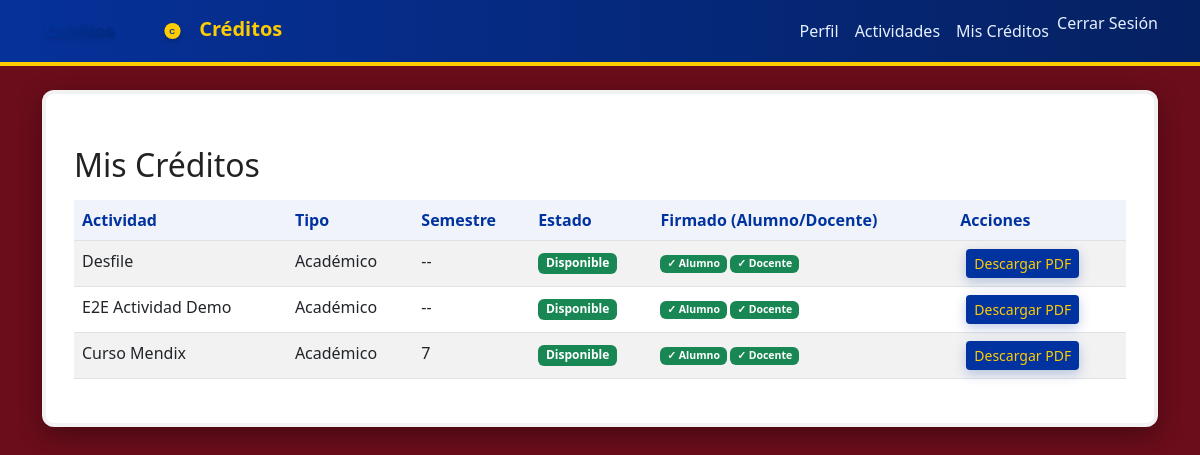
The app's page /creditos/mis_creditos/ (signed in) with its own data.
### creditos/models.py (models this page shows, shortened)
class Credito(models.Model):
    TIPOS = (
        ('academico', 'Académico'),
        ('cultural', 'Cultural'),
        ('deportivo', 'Deportivo'),
    )
    alumno = models.ForeignKey(Usuario, on_delete=models.SET_NULL, null=True, blank=True, related_name='creditos')
    nombre = models.CharField(max_length=100, default="")
    tipo = models.CharField(max_length=20, choices=TIPOS)
    semestre = models.CharField(max_length=10)
    numero_control = models.CharField(max_length=30, blank=True)
    fecha_liberacion = models.DateField(blank=True, null=True)
    liberado = models.BooleanField(default=False)
    firmado_alumno = models.BooleanField(default=False)
    firmado_admin = models.BooleanField(default=False)
    firmado_docente = models.BooleanField(default=False)
    firmado_admin_por = models.ForeignKey(Usuario, on_delete=models.SET_NULL, null=True, blank=True, related_name='creditos_firmados_admin')
    firmado_admin_en = models.DateTimeField(null=True, blank=True)
    firmado_docente_por = models.ForeignKey(Usuario, on_delete=models.SET_NULL, null=True, blank=True, related_name='creditos_firmados_docente')
    firmado_docente_en = models.DateTimeField(null=True, blank=True)
    firmado_alumno_por = models.ForeignKey(Usuario, on_delete=models.SET_NULL, null=True, blank=True, related_name='creditos_firmados_alumno')
    firmado_alumno_en = models.DateTimeField(null=True, blank=True)

### creditos/views.py (the view, shortened to what this page needs)
# urls.py: path('mis_creditos/', views.mis_creditos, name='mis_creditos'),
@login_required
def mis_creditos(request):
    user = request.user
    qs = Q(alumno=user)
    if getattr(user, 'numero_control', None):
        qs = qs | (Q(alumno__isnull=True) & Q(numero_control=user.numero_control))
    creditos = Credito.objects.filter(qs).order_by('-id')
    return render(request, 'creditos/mis_creditos.html', {
        'creditos': creditos
    })

### creditos/templates/creditos/mis_creditos.html (shortened to what this page needs)
{% extends "usuarios/base.html" %}
{% block content %}
<h2 class="mt-4">Mis Créditos</h2>
<table class="table table-striped mt-3">
    <thead>
        <tr>
            <th>Actividad</th>
            <th>Tipo</th>
            <th>Semestre</th>
            <th>Estado</th>
            <th>Firmado (Alumno/Docente)</th>
            <th>Acciones</th>
        </tr>
    </thead>
    <tbody>
        {% for c in creditos %}
        <tr>
            <td>{{ c.nombre }}</td>
            <td>{{ c.get_tipo_display }}</td>
            <td>{{ c.semestre }}</td>
            <td>
                {% if c.liberado %}
                    <span class="badge bg-success">Disponible</span>
                {% else %}
                    <span class="badge bg-warning">Pendiente</span>
                {% endif %}
            </td>
            <td>
                <small>
                    {% if c.firmado_alumno %}<span class="badge bg-success">✓ Alumno</span>{% else %}<span class="badge bg-danger">✗ Alumno</span>{% endif %}
                    {% if c.firmado_docente %}<span class="badge bg-success">✓ Docente</span>{% else %}<span class="badge bg-danger">✗ Docente</span>{% endif %}
                </small>
            </td>
            <td>
                {% if c.firmado_alumno and c.firmado_docente %}
                    <form method="post" action="{% url 'credito_pdf' c.id %}" style="display: inline; margin-left:6px;">
                        <button type="submit" class="btn btn-sm btn-primary">Descargar PDF</button>
                    </form>
                {% else %}
                    <button class="btn btn-sm btn-secondary" disabled title="El crédito debe estar firmado por alumno y docente">PDF (pendiente firmas)</button>
                {% endif %}
            </td>
        </tr>
        {% empty %}
        <tr>
            <td colspan="6" class="text-center text-muted">No tienes créditos registrados.</td>
        </tr>
        {% endfor %}
    </tbody>
</table>
{% endblock %}

### static/css/estilo.css (style rules this page uses)
:root { --tinto: #6b0d1b; --azul: #0033a0; --amarillo: #ffcc00; --card-bg: #ffffff; --muted: #6c757d; }
html, body { height: 100%; }
body { background-color: var(--tinto); color: #222; font-family: 'Segoe UI', Roboto, Arial, sans-serif; }
.btn-primary { background-color: var(--azul) !important; color: var(--amarillo) !important; border: none !important; box-shadow: 0 4px 12px rgba(0,51,160,0.25); }
.table thead th { background: rgba(0,51,160,0.06); color: var(--azul); }

### records on screen
Credito: nombre "Desfile", tipo "Académico", semestre "--", liberado "Disponible", firmado_alumno "✓ Alumno", firmado_docente "✓ Docente"
Credito: nombre "E2E Actividad Demo", tipo "Académico", semestre "--", liberado "Disponible", firmado_alumno "✓ Alumno", firmado_docente "✓ Docente"
Credito: nombre "Curso Mendix", tipo "Académico", semestre "7", liberado "Disponible", firmado_alumno "✓ Alumno", firmado_docente "✓ Docente"
